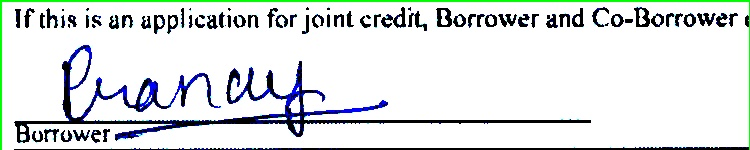
#> input picture media/output_signext/1/page1_(154, 552, 750, 150).jpg, 750 x 150 px, given in place of 1.jpg, which was not available
$ python signature_extraction.py
#> lines starting #> are read from the running program, lines starting #| are printed output that depends on the picture; pictures that were not available may be replaced by others from this repository, and a replacement may not be noted
import cv2
import os
import matplotlib.pyplot as plt
import matplotlib.image as mpimg
import numpy as np
#----
#CANNY=0
def form1(pg,CANNY=0,Filter=0):
    #pg=int(input("Enter form number from 1-3"))
#> called with pg = 2, CANNY = 0, Filter = 0
    try:
        if pg == 1 or pg == 2 or pg == 3:
            print("Input images")
            img1 = cv2.imread("./media/input_forms/{}/1.jpg".format(pg))
#> img1 is the input picture: shape (150, 750, 3); mean B, G, R 225.9, 226.3, 221.4
            img1 = cv2.resize(img1, (2550, 3508))
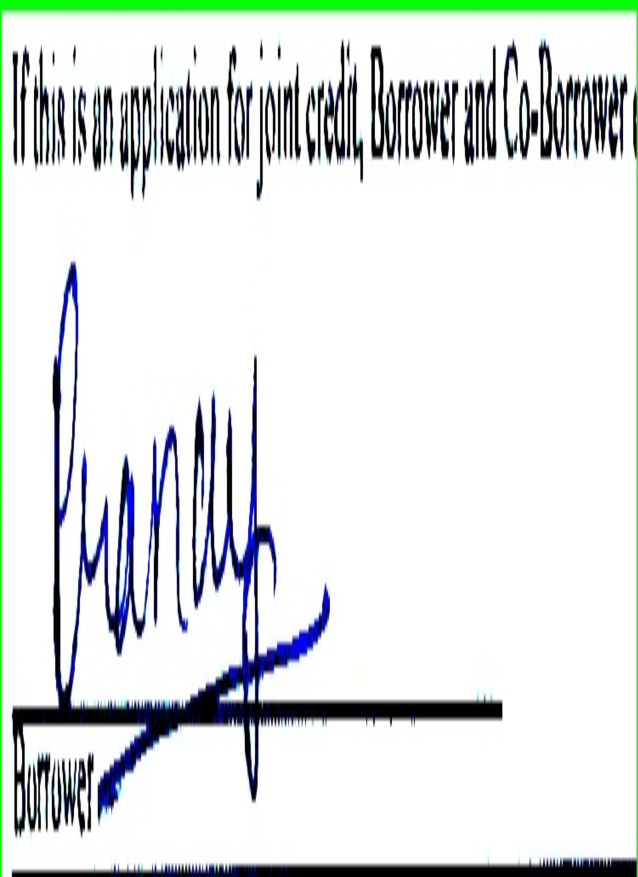
#> img1: shape (3508, 2550, 3) (shown at 1/4 size); mean B, G, R 225.8, 226.2, 221.4
            img2 = cv2.imread("./media/input_forms/{}/2.jpg".format(pg))
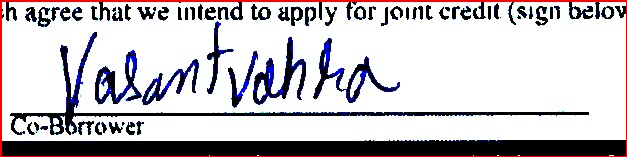
#> input picture media/output_signext/1/page1_(930, 558, 627, 157).jpg, 627 x 157 px, given in place of 2.jpg, which was not available
#> img2 is the input picture: shape (157, 627, 3); mean B, G, R 196.7, 192.4, 197.2
            img2 = cv2.resize(img2, (2550, 3508))
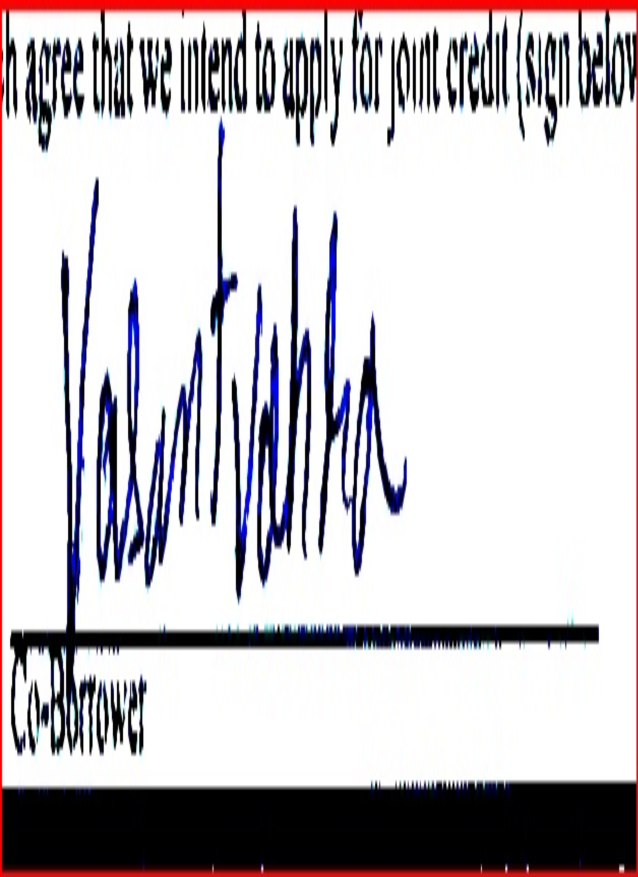
#> img2: shape (3508, 2550, 3) (shown at 1/4 size); mean B, G, R 196.7, 192.4, 197.2
            img3 = cv2.imread("./media/input_forms/{}/3.jpg".format(pg))
            img3 = cv2.resize(img3, (2550, 3508))
    except:
        print("please enter value 1-3")


    # ----
    def mkdir(pg=1):
        try:
            os.mkdir(r'.\media\output_signext\{}'.format(pg))
        except OSError as error:
            print(error)


    mkdir(pg)


    def show(img1, img2, img3):
        # [4 lines of commented-out code are left out]
        fig, (ax1, ax2) = plt.subplots(1, 2, figsize=(10, 10))
        _, ax3 = plt.subplots(1, figsize=(10, 10))
        ax1.imshow(np.squeeze(img1))
        ax2.imshow(np.squeeze(img2))
        ax3.imshow(np.squeeze(img3))
        ax1.axis('off')
        ax1.set_title("Page 1")
        ax2.axis('off')
        ax2.set_title("Page 2")
        ax2.axis('off')
        ax3.set_title("Page 3")
        ax3.axis("off")
        #plt.show()


    def draw_rectangle(img, r1, r2,f=Filter):
        '''Draw bounding rectangle on image with r1 & r2 bouding box'''
#> called with r1 = (154, 552, 750, 150), r2 = (930, 558, 627, 157), f = 0
        if not f:
            _, img = cv2.threshold(img, 155, 255, cv2.THRESH_BINARY)
        img = cv2.rectangle(img, (r1[0], r1[1] + r2[3]), (r1[0] + r1[2], r1[1]), (0, 255, 0), 2)
        img = cv2.rectangle(img, (r2[0], r2[1] + r2[3]), (r2[0] + r2[2], r2[1]), (0, 0, 255), 2)
        return img


    def extract(img, i, canny=CANNY):
        '''extract the edges from the img, and i = bounding box tuple'''
        # _,img = cv2.threshold(img,155,255,cv2.THRESH_BINARY)
        imCrop = img[int(i[1]):int(i[1] + i[3]), int(i[0]):int(i[0] + i[2])]
        if canny == True:
            imgGray = cv2.cvtColor(imCrop, cv2.COLOR_BGR2GRAY)
            imgGray = cv2.bilateralFilter(imgGray, 9, 30, 30)
            imgEdge = cv2.Canny(imgGray, 120, 230)  # 120,230)
            return imgEdge
        # imgEdge = cv2.dilate(imgEdge, None, iterations=1)
        # imgEdge = cv2.erode(imgEdge, None,iterations=1)
        # resized = cv2.resize(imgEdge,(250,250),interpolation = cv2.INTER_AREA)
        else:
            return imCrop
            # return imgGray


    def page1(pg=1):
        r1_1 = (154, 552, 750, 150)
        r1_2 = (930, 558, 627, 157)
        img = draw_rectangle(img1, r1_1, r1_2)

        cv2.imwrite(r"./media/output_signext/{}/page1.jpg".format(pg), img)
        plt.figure(figsize=(15.0, 15.0))
        plt.imshow(img)
        plt.axis('off')
        #plt.show()
        l = []
        a = 0
        l.append(r1_1)
        l.append(r1_2)
        for i in l:
            a = extract(img, i)
            cv2.imwrite(r"./media/output_signext/{}/page1_{}.jpg".format(pg, i), a)
            plt.imshow(a)
            plt.axis('off')
            #plt.show()
        print("page 1 extracted signature saved at output folder")


    page1(pg)


    def page2(pg=1):
#> called with pg = 2
        r4_1 = (129, 1734, 789, 192)
        r4_2 = (1239, 1735, 775, 182)
        img = draw_rectangle(img2, r4_1, r4_2)
#> call 2 of draw_rectangle, with r1 = (129, 1734, 789, 192), r2 = (1239, 1735, 775, 182), f = 0
#> in draw_rectangle (call 2), `_, img = cv2.threshold(img, 155, 255, cv2.THRESH_BINARY)`:
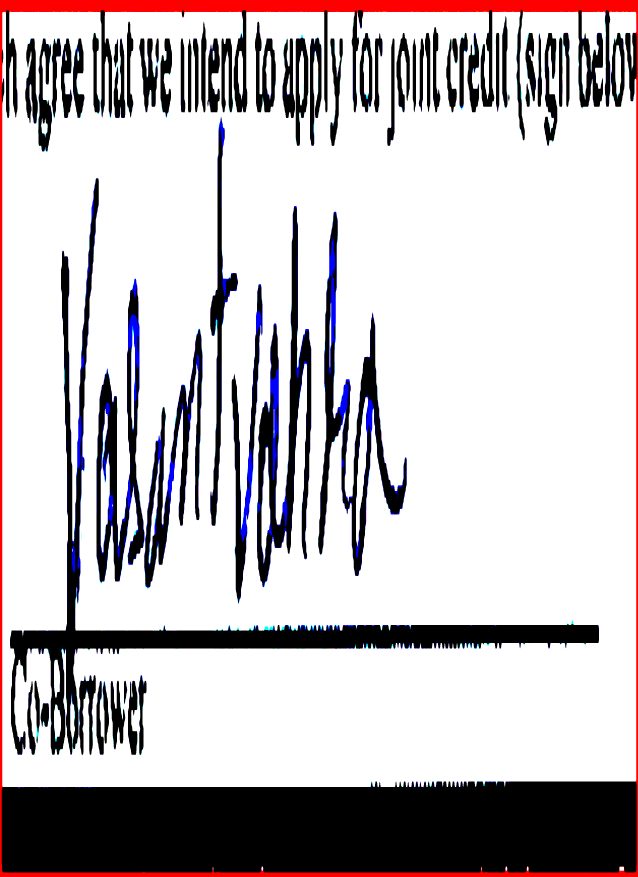
#> img: shape (3508, 2550, 3) (shown at 1/4 size); mean of channels 0, 1, 2 192.5, 189.6, 195.3; drawn as B, G, R
        cv2.imwrite(r"./media/output_signext/{}/page4.jpg".format(pg), img)
        # [4 lines of commented-out code are left out]
        l = []
        l.append(r4_1)
        l.append(r4_2);
        a = 0
        for i in l:
            a = extract(img, i)

            ##f=detect(a)
            ##print(f)
            ##if f: print("blank")

            cv2.imwrite(r"./media/output_signext/{}/page4_{}.jpg".format(pg, i), a)
            plt.imshow(a);
            plt.axis('off');
#> this loop made 2 passes
#> pass 1, in extract (call 3), `imCrop = img[int(i[1]):int(i[1] + i[3]), int(i[0]):int(i[0] + i[2])]`:
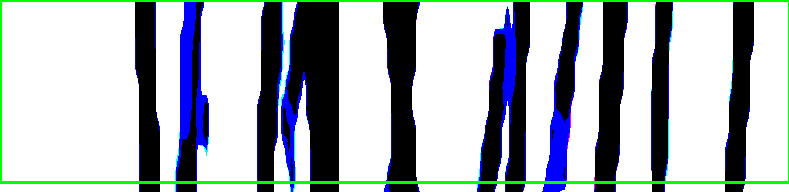
#> imCrop: shape (192, 789, 3); mean of channels 0, 1, 2 183.2, 177.6, 169.3; drawn as B, G, R
            #plt.show()
        print("page 4 extracted signature saved")


    page2(pg)


    def page3(pg=1):
#> called with pg = 2
        r5_1 = (115, 2994, 833, 170)
        r5_2 = (1211, 3021, 823, 120)
        # (348, 593, 235, 29)
        ##imgGray = cv2.cvtColor(img3, cv2.COLOR_BGR2GRAY)
        ##img = cv2.adaptiveThreshold(imgGray, 255, cv2.ADAPTIVE_THRESH_GAUSSIAN_C, cv2.THRESH_BINARY, 11, 2)
        img = draw_rectangle(img3, r5_1, r5_2)
        cv2.imwrite(r"./media/output_signext/{}/page5.jpg".format(pg), img)
        # [4 lines of commented-out code are left out]
        l = [];
        l.append(r5_1)
        l.append(r5_2)
        a = 0
        for i in l:
            a = extract(img, i)
            """to detect a blank image"""
            ##f=detect(a)
            ##print(f)
            ##if f: print("blank")
            cv2.imwrite(r"./media/output_signext/{}/page5_{}.jpg".format(pg, i), a)
            # plt.figure(figsize=(4.0,4.0),facecolor=(1, 1, 1))
            # file = mpimg.imread("./output/{}/page5_{}.jpg".format(pg,i))
            plt.imshow(a)
            plt.axis('off')
            plt.figsize = (1, 1)
#> this loop made 2 passes
#> pass 1, in extract (call 5), `imCrop = img[int(i[1]):int(i[1] + i[3]), int(i[0]):int(i[0] + i[2])]`:
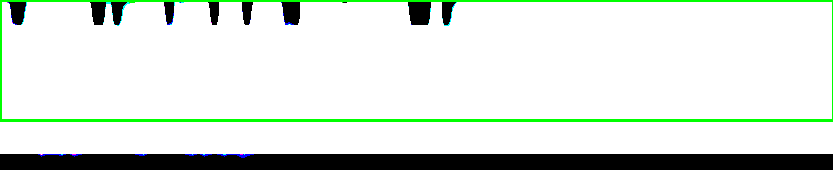
#> imCrop: shape (170, 833, 3); mean of channels 0, 1, 2 218.9, 226.6, 218.3; drawn as B, G, R
#> pass 2, in extract (call 6), `imCrop = img[int(i[1]):int(i[1] + i[3]), int(i[0]):int(i[0] + i[2])]`:
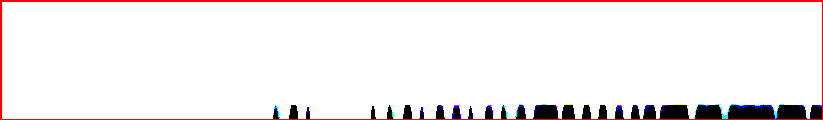
#> imCrop: shape (120, 823, 3); mean of channels 0, 1, 2 238.6, 237.6, 244.6; drawn as B, G, R
            # [4 lines of commented-out code are left out]
        print("page 5 extracted signature saved")


    page3(pg)
if __name__=="__main__":

    form1(2)
